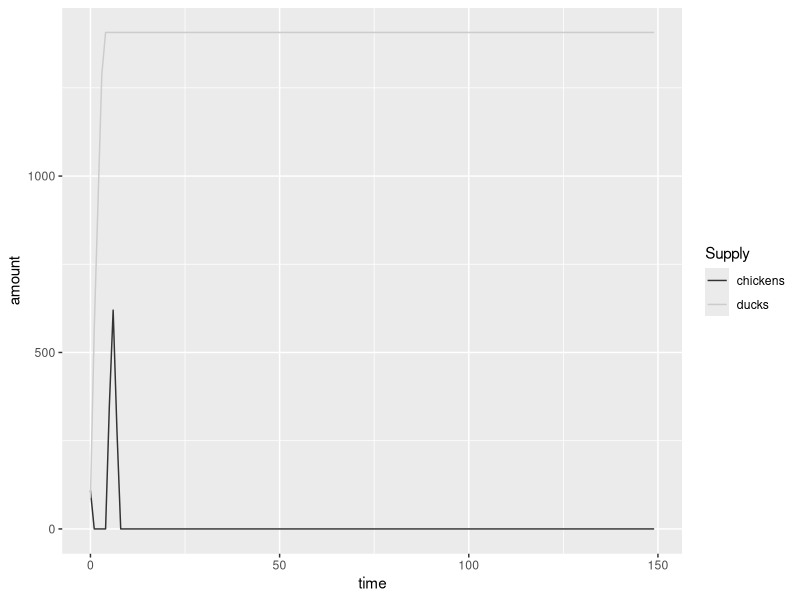

Recreate this plot in R.
library(ggplot2)
data <- read.table("supply_data.csv", header=F, sep=",") 

gp = ggplot(data = data) + scale_color_grey(name="Supply") + geom_line(aes(x = V1, y = V2, color = "chickens")) + geom_line(aes(x = V1, y = V3, color = "ducks")) + scale_y_continuous("amount") + scale_x_continuous("time")

print(gp)